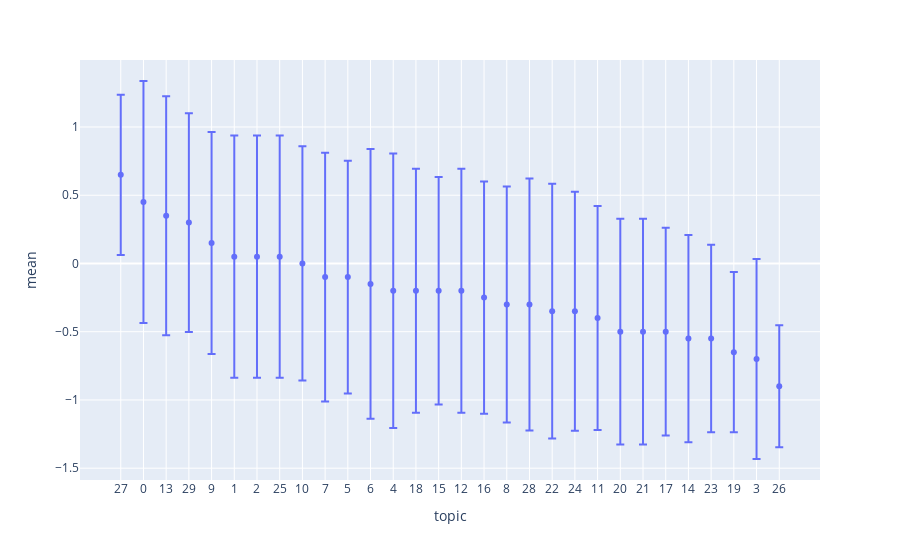

Notebook code for this chart:
### Code cell
px.scatter(means.sort_values('mean', ascending=False), x='topic', y='mean', error_y='std')

### Figure 1 — Plotly figure (JSON) as saved in the notebook; plotly's stock layout.template omitted (floating-point values rounded to 4 significant figures)
{"data": [{"error_y": {"array": [0.5871, 0.887, 0.8751, 0.8013, 0.8127, 0.887, 0.887, 0.887, 0.8584, 0.9119, 0.8522, 0.9881, 1.005, 0.8944, 0.8335, 0.8944, 0.8507, 0.8645, 0.9234, 0.9333, 0.8751, 0.8208, 0.8272, 0.8272, 0.7609, 0.7592, 0.6863, 0.5871, 0.7327, 0.4472]}, "hovertemplate": "topic=%{x}<br>mean=%{y}<extra></extra>", "legendgroup": "", "marker": {"color": "#636efa", "symbol": "circle"}, "mode": "markers", "name": "", "orientation": "v", "showlegend": false, "type": "scatter", "x": ["27", "0", "13", "29", "9", "1", "2", "25", "10", "7", "5", "6", "4", "18", "15", "12", "16", "8", "28", "22", "24", "11", "20", "21", "17", "14", "23", "19", "3", "26"], "xaxis": "x", "y": [0.65, 0.45, 0.35, 0.3, 0.15, 0.05, 0.05, 0.05, 0, -0.1, -0.1, -0.15, -0.2, -0.2, -0.2, -0.2, -0.25, -0.3, -0.3, -0.35, -0.35, -0.4, -0.5, -0.5, -0.5, -0.55, -0.55, -0.65, -0.7, -0.9], "yaxis": "y"}], "layout": {"autosize": true, "legend": {"tracegroupgap": 0}, "margin": {"t": 60}, "xaxis": {"anchor": "y", "autorange": true, "domain": [0, 1], "range": [-1.757, 30.76], "title": {"text": "topic"}, "type": "category"}, "yaxis": {"anchor": "x", "autorange": true, "domain": [0, 1], "range": [-1.587, 1.491], "title": {"text": "mean"}, "type": "linear"}}}
